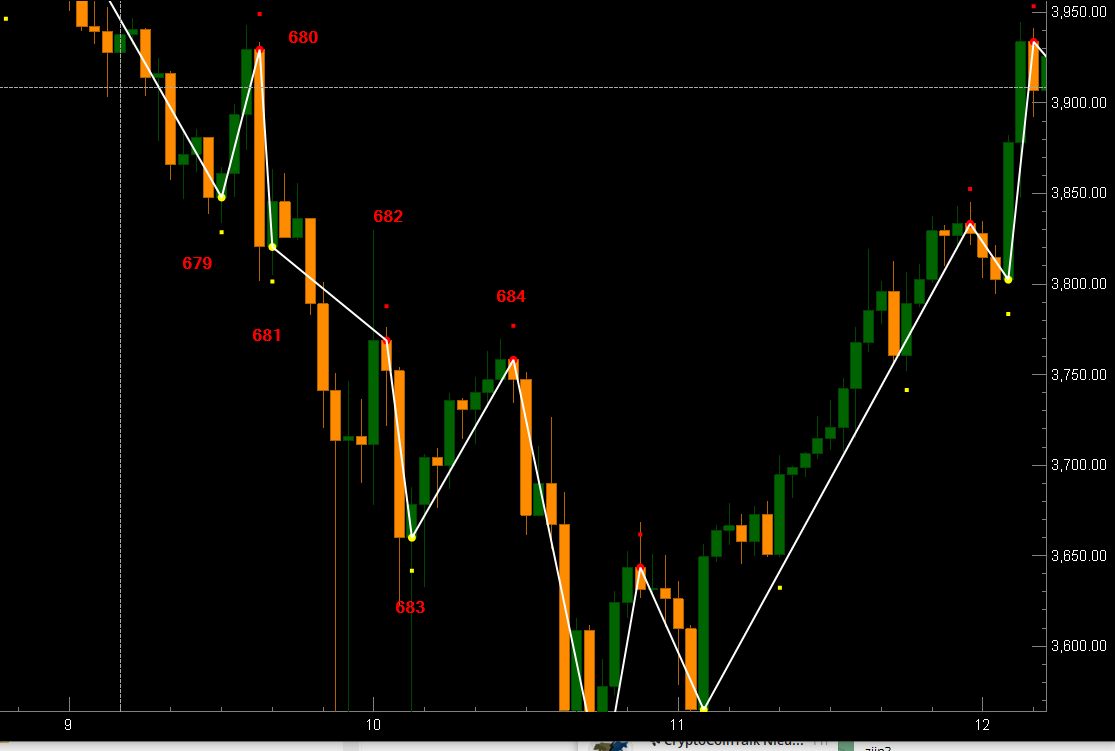
#> input picture CryptoScanner.CoreTests/Trend/STETHUSDT/Strange trend lines 1h + indexes.png, 1115 x 751 px, given in place of g0004.jpg, which was not available
$ python _harvest_alles.py
#> lines starting #> are read from the running program, lines starting #| are printed output that depends on the picture; after the words box and inside, x2 and y2 are one past the last pixel; in counts of white or black regions, pixels touching at a corner belong together; pictures that were not available may be replaced by others from this repository, and a replacement may not be noted
### Tools/EntryTiming/_harvest_kern.py
"""Shared core for reading a reference frame once the coin is known."""
import datetime, sqlite3, warnings
import numpy as np
from PIL import Image
from collections import deque
warnings.filterwarnings('ignore')
EPOCH = datetime.datetime(2010, 1, 4)


def column_profile(path):
    """Per pixel column the top and bottom of the candles, with lines and header removed."""
    image = np.asarray(Image.open(path).convert('RGB')).astype(int)
    area = image[200:960, 100:1180]
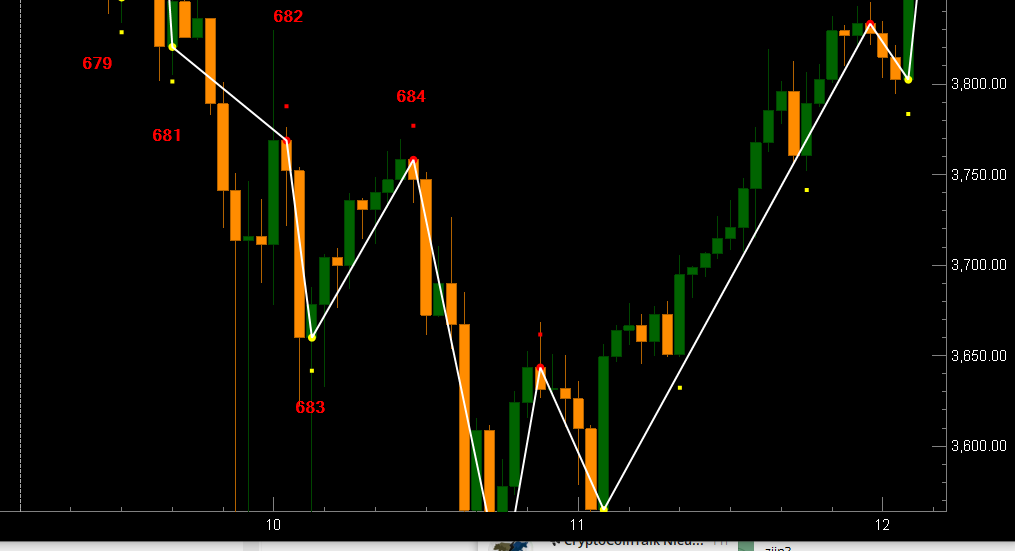
#> area: shape (551, 1015, 3) int64; mean R, G, B 13.3, 12.5, 6.3
    red, green, blue = area[:, :, 0], area[:, :, 1], area[:, :, 2]
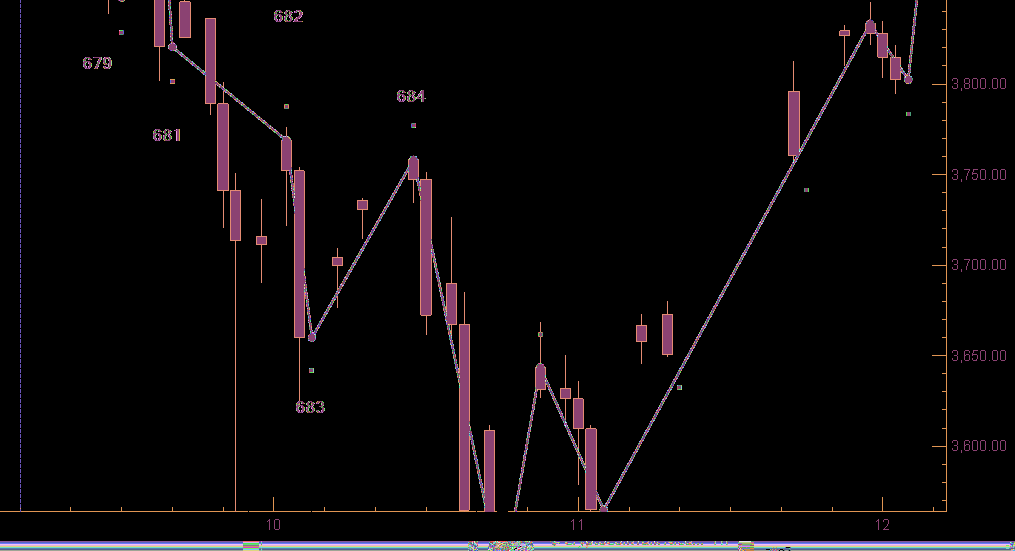
#> red: shape (551, 1015) int64; 216 distinct labels, from 0 to 255; one colour per label, 0 black
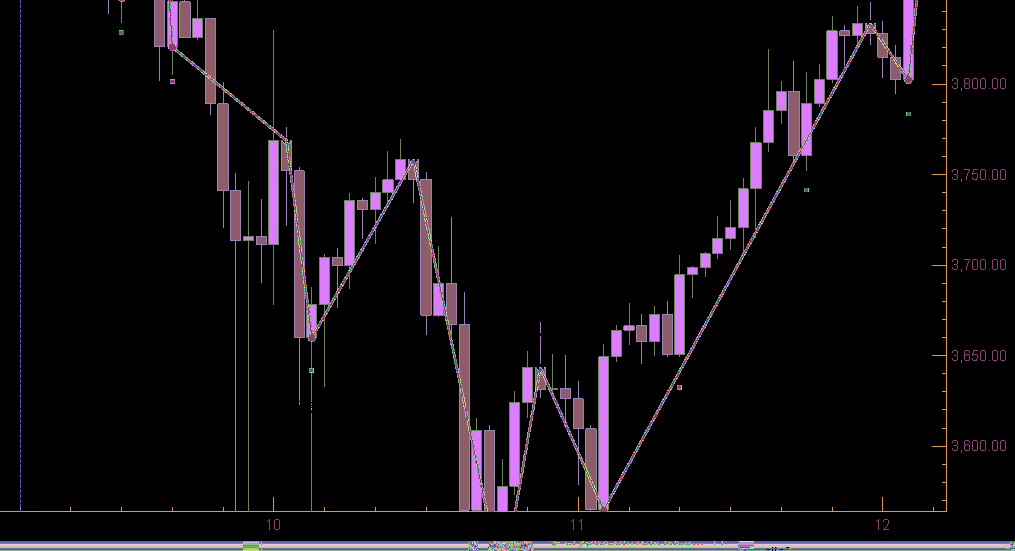
#> green: shape (551, 1015) int64; 231 distinct labels, from 0 to 255; one colour per label, 0 black
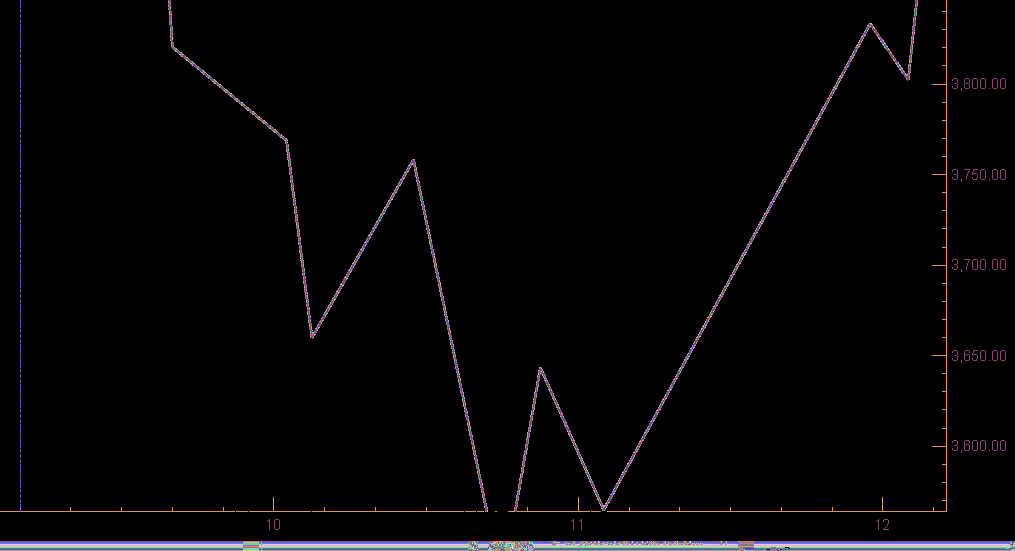
#> blue: shape (551, 1015) int64; 210 distinct labels, from 0 to 255; one colour per label, 0 black
    mask = (((green > 125) & (red < 95) & (green - blue > 18) & (green < 215))
            | ((red > 170) & (green < 90) & (red - blue > 60)))
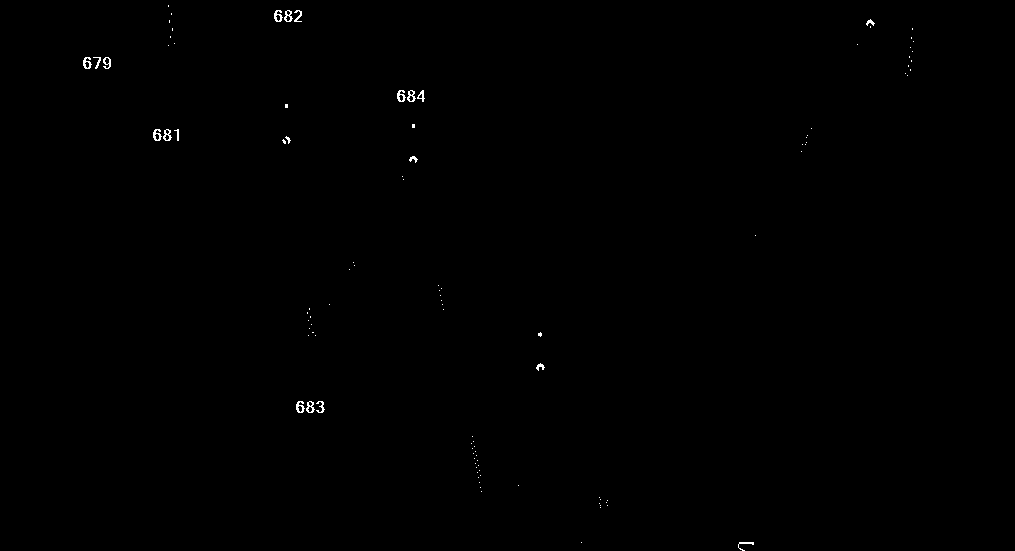
#> mask: shape (551, 1015) bool; 0.19% white in thin lines or dots, all inside (x1, y1, x2, y2) = (83, 5, 914, 551)
    width = mask.shape[1]
#> width = 1015
    columns = np.arange(width)
#> columns = 1015 values from 0 to 1014
    for y in range(mask.shape[0]):
        lit = columns[mask[y]]
        if len(lit) < 0.08 * width:
            continue
        if lit[-1] - lit[0] > 0.6 * width and len(lit) < 0.75 * width:
            mask[y, :] = False          # a level line, not candles
#> this loop made 551 passes
#> lit on passes 6, 7, 11: [168], [168], [276, 277, 278, 279, 280, 287, 288, 289, 296, 297, 298, 299]
    rows = np.arange(mask.shape[0])
#> rows = 551 values from 0 to 550
    top = np.full(width, np.nan)
    bottom = np.full(width, np.nan)
    for c in range(width):
        lit = rows[mask[:, c]]
        if len(lit):
            top[c], bottom[c] = lit[0], lit[-1]
    return top, bottom, area


def daily_series(symbol, database=r"E:\CryptoScanBot\Data\Binance\Perpetual\Binance Perpetual.db"):
    connection = sqlite3.connect("file:" + database.replace("\\", "/") + "?mode=ro", uri=True)
    row = connection.execute("select SymbolId from Symbol where Name=?", (symbol,)).fetchone()
    if row is None:
        return None
    dates, highs, lows = [], [], []
    for open_time, ticks, high, low in connection.execute(
            "select OpenTime,Ticks,High,Low from Candle where SymbolId=? and IntervalId=15 order by OpenTime",
            (row[0],)):
        scale = 10 ** (ticks & 15)
        dates.append((EPOCH + datetime.timedelta(minutes=open_time)).date())
        highs.append(high / scale)
        lows.append(low / scale)
    return dates, np.array(highs), np.array(lows)


# [156 lines left out: functions fit, dot_dates, colour_columns, detrend, align, not called in this run]

### Tools/EntryTiming/_harvest_run.py
"""Read one frame of the reference chart for a coin we know, and date its breakout dots.

The colour agreement is the acceptance test, and it is not a formality. At the right alignment
roughly nine days in ten carry the right colour (NEAR: 87.2%); at a one-day shift it falls to about
six in ten, because a green day next to a red one is a coin flip. Anything under ACCEPT is a frame
whose dates cannot be trusted, and a date that is a week out is a label that lies - so it is thrown
away rather than written down. Of the nine coins in the video of 18-09-2026 exactly one passed; the
others sit at 54 to 79 percent, mostly because the chart is covered in drawings.
"""
import datetime, sqlite3, sys
import numpy as np
from PIL import Image
from collections import deque
import _harvest_kern as K

ACCEPT = 0.80
DB = "E:/CryptoScanBot/Data/Binance/Perpetual/Binance Perpetual.db"
EPOCH = datetime.datetime(2010, 1, 4)


# [55 lines left out: functions opens_closes, dots, not called in this run]


def read(frame, symbol, verbose=True):
    top, bottom, area = K.column_profile(frame)
    series = K.daily_series(symbol)
    o, c = opens_closes(symbol)
    best = K.align(top, bottom, area, series, o, c, pitches=np.arange(3.5, 12.01, 0.05))
    if best is None:
        return None
    agreement, score, pitch, anchor, days = best
    anchor_date = series[0][anchor]
    if agreement < ACCEPT:
        if verbose:
            print(f"  {symbol:14} VERWORPEN: kleur maar {agreement*100:.1f}%, de datums zijn niet te vertrouwen")
        return None
    marks = dots(area, pitch, 905, anchor_date)
    first = anchor_date + datetime.timedelta(days=int(np.floor((0 - 905) / pitch)))
    last = anchor_date + datetime.timedelta(days=int(np.floor((len(top) - 905) / pitch)))
    if verbose:
        print(f"  {symbol:14} kleur {agreement*100:5.1f}% over {days:3} dagen, pitch {pitch:5.2f}, "
              f"beeld {first} t/m {last}")
        print(f"     stippen: {', '.join(str(d) for d in marks) or 'geen'}")
    return dict(symbol=symbol, agreement=agreement, pitch=pitch, first=str(first), last=str(last),
                dots=[str(d) for d in marks])


# [2 lines that do not run on import are left out]

### Tools/EntryTiming/_harvest_alles.py
import json
import _harvest_run as R
SC=r"C:\Users\Marius\AppData\Local\Temp\claude\E--Projects-CryptoScanBot\c7733a19-557d-4660-9a65-946849a15a51\scratchpad\frames2"
paren=[("g0004.jpg","BTCUSDT.PERP"),("g0139.jpg","NEARUSDT.PERP"),("g0142.jpg","BNBUSDT.PERP"),
       ("g0146.jpg","BNBUSDT.PERP"),("g0153.jpg","UNIUSDT.PERP"),("g0162.jpg","DASHUSDT.PERP"),
       ("g0179.jpg","JUPUSDT.PERP"),("g0185.jpg","ZECUSDT.PERP"),("g0241.jpg","LINKUSDT.PERP")]
uit=[]
for frame,sym in paren:
    try:
        r=R.read(SC+"\\"+frame,sym)
        if r: r["frame"]=frame; uit.append(r)
    except Exception as e:
        print(f"  {sym}: MISLUKT {type(e).__name__}: {e}")
#> pass 2 of the loop `for frame,sym in paren:`:
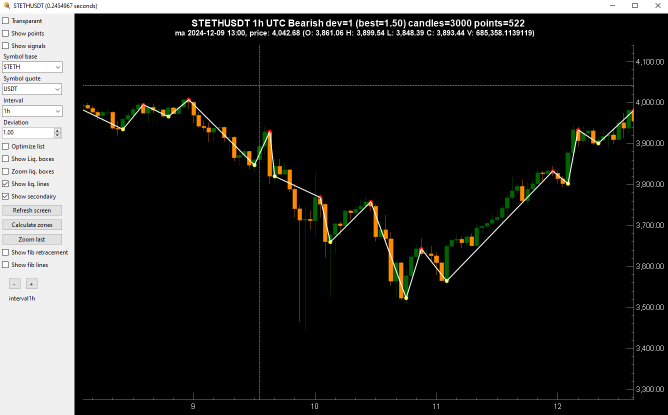
#> input picture CryptoScanner.CoreTests/Trend/STETHUSDT/Strange trend lines 1h.png, 1336 x 829 px, given in place of g0139.jpg, which was not available (shown at 1/2 size)
#> image: shape (829, 1336, 3) int64
#> area: shape (629, 1080, 3) int64
#> red: shape (629, 1080) int64; 99 distinct labels, from 0 to 255
#> green: shape (629, 1080) int64; 177 distinct labels, from 0 to 255
#> in column_profile (call 2), `red, green, blue = area[:, :, 0], area[:, :, 1], area[:, :, 2]`:
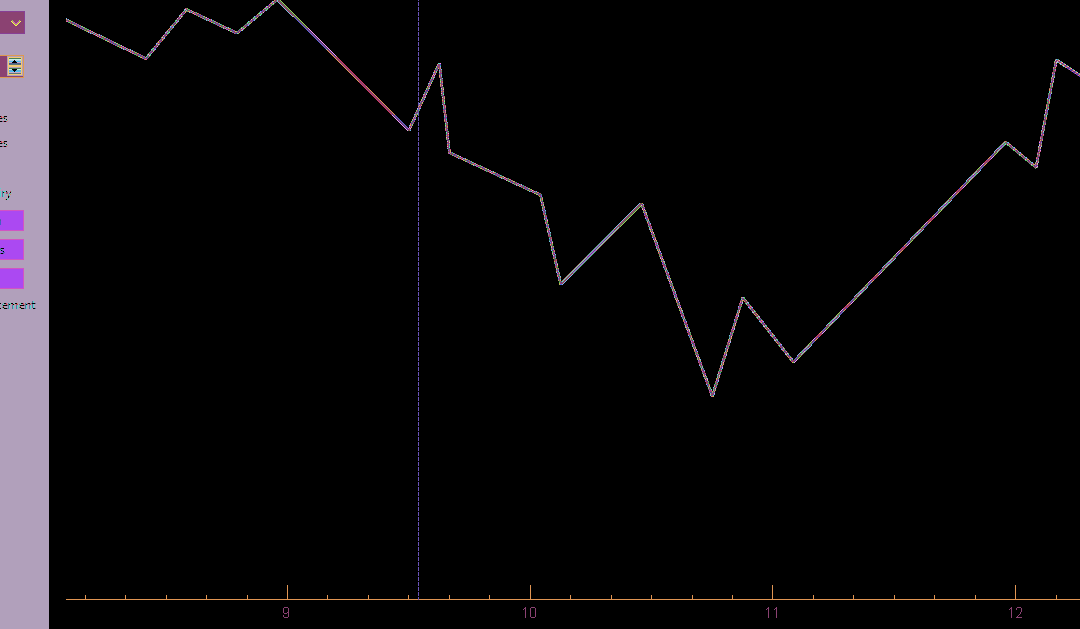
#> blue: shape (629, 1080) int64; 58 distinct labels, from 0 to 255; one colour per label, 0 black
#> in column_profile (call 2), `mask = (((green > 125) & (red < 95) & (green - blue > 18) & (green < 2..`:
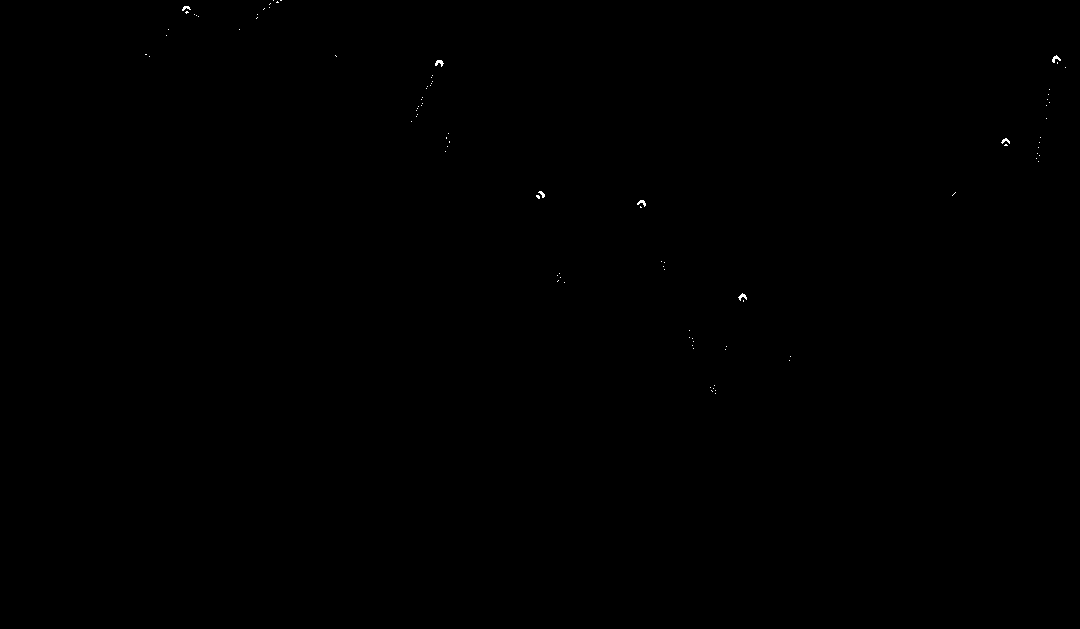
#> mask: shape (629, 1080) bool; 0.05% white in thin lines or dots, all inside (x1, y1, x2, y2) = (145, 0, 1066, 394)
#> the loop in column_profile (call 2), `for y in range(mask.shape[0]):` made 629 passes
#> lit on passes 1 to 3: [273, 280, 281], [277], [276, 277, 278]
json.dump(uit,open("mac-oogst.json","w"),indent=1)
print(f"\n{len(uit)} vensters geoogst")
